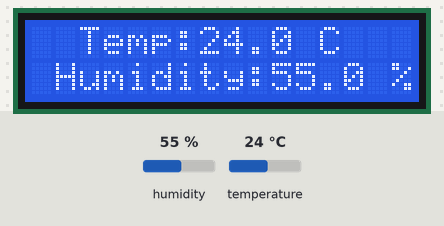
Simulated run of this program. Board: Raspberry Pi (BCM pin numbers). On the bench: 16×2 character LCD. Inputs (shaded band) come from the test bench; at power-on: humidity 55 %, temperature 24 °C.

Above: at 1.5 s.
1.6 s: humidity set to 22 %
At 3.7 s:
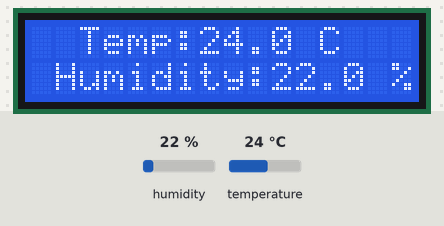
6.9 s: temperature set to 12 °C
At 8.4 s:
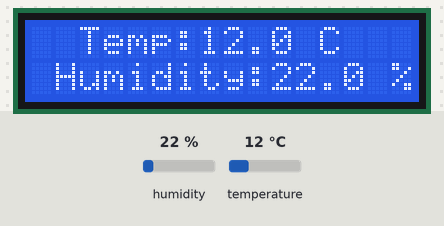
9.2 s: humidity set to 40 %
At 11.1 s:
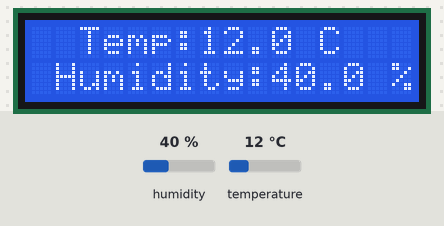
13.6 s: temperature set to 19 °C
At 14.9 s:
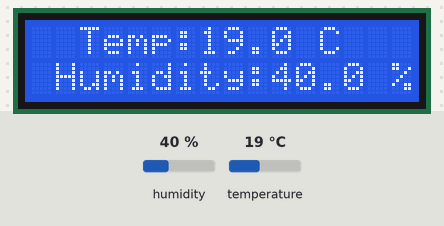
Timing chart, 0 to 16.6 s (numbered marks = the images above; inputs shaded):
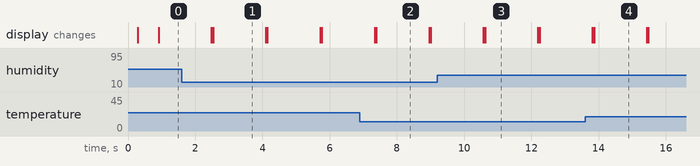

Measured:
- after the input at 1.6 s, the display: first differs from a run without the input after 0.93 s (image 1)
- after the input at 6.9 s, the display: first changes after 0.44 s (image 2 shows a later state)
- after the input at 9.2 s, the display: first differs from a run without the input after 1.4 s (image 3)
- after the input at 13.6 s, the display: first changes after 0.21 s (image 4 shows a later state)
- what the display in image 1 shows lasts 1.6 s, from 2.5 s to 4.1 s

The program:

Interfacing_DHT11_sensor_with_Raspberry_pi_and_LCD.py
```python
#importin_libraries
import sys
import I2C_LCD_driver
import Adafruit_DHT
import time

mylcd = I2C_LCD_driver.lcd()

mylcd.lcd_clear()
mylcd.lcd_display_string('Group01',1)
mylcd.lcd_display_string('INS207701',2,1)

try:
    while True:

        humidity, temperature = Adafruit_DHT.read_retry(11, 4)

        if(temperature != None and humidity != None):
            mylcd.lcd_clear()
            mylcd.lcd_display_string('Temp:{0:0.1f} C '.format(temperature),1,2)
            mylcd.lcd_display_string('Humidity:{0:0.1f} %'.format(humidity),2,1)
        time.sleep(1)

except KeyboardInterrupt:
    mylcd.lcd_clear()
    mylcd.lcd_display_string('Thanks',1,5)
    mylcd.lcd_display_string('For Watching',2,2)
    time.sleep(5)
    mylcd.lcd_clear()
```
